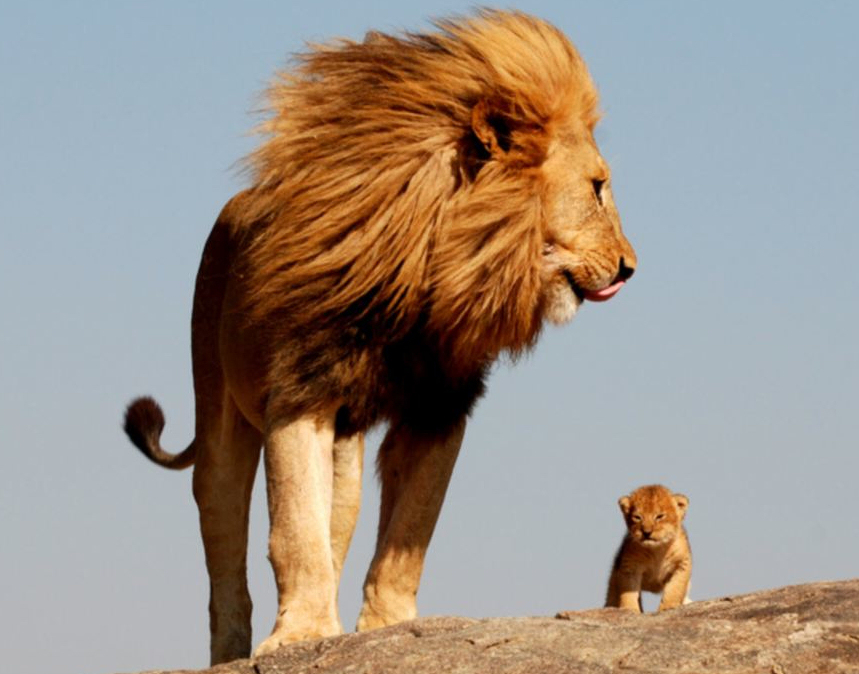
#> input picture test_images/lion.jpg, 859 x 674 px, found by its file name
$ python histogram_equalisation.py
#> lines starting #> are read from the running program, lines starting #| are printed output that depends on the picture
import cv2
import numpy as np
from matplotlib import pyplot as plt
img=cv2.imread('/home/saujanya/OCR/practice/test_images/lion.jpg')
#> img is the input picture: shape (674, 859, 3); mean B, G, R 135.7, 146.2, 157.9
img=cv2.cvtColor(img,cv2.COLOR_BGR2GRAY)
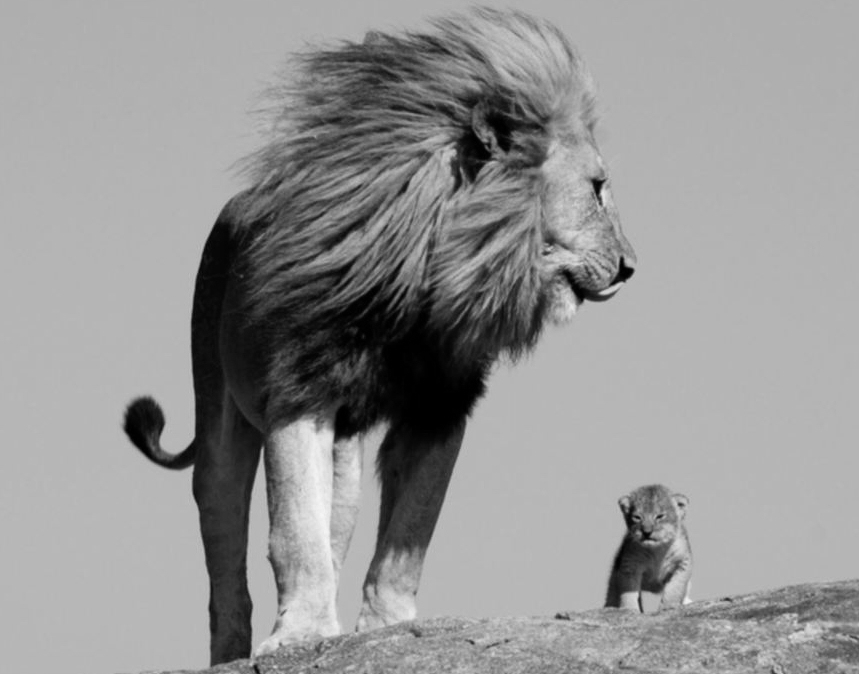
#> img: shape (674, 859); min 0, max 246, mean 148.5
eq=cv2.equalizeHist(img)
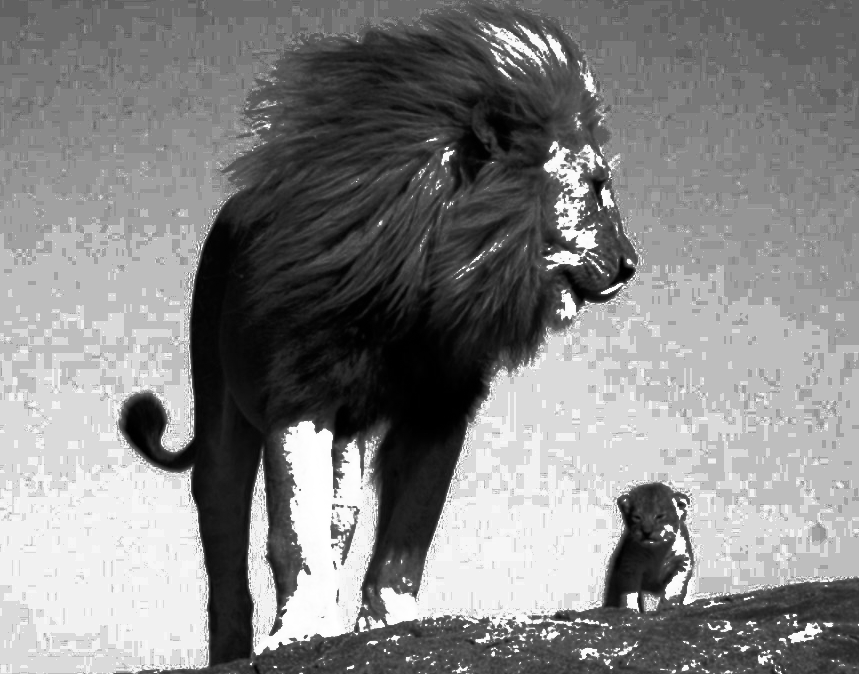
#> eq: shape (674, 859); min 0, max 255, mean 132.5
cv2.imshow("EQ",eq)
cv2.imshow("Equalised image",np.hstack([img,eq]))
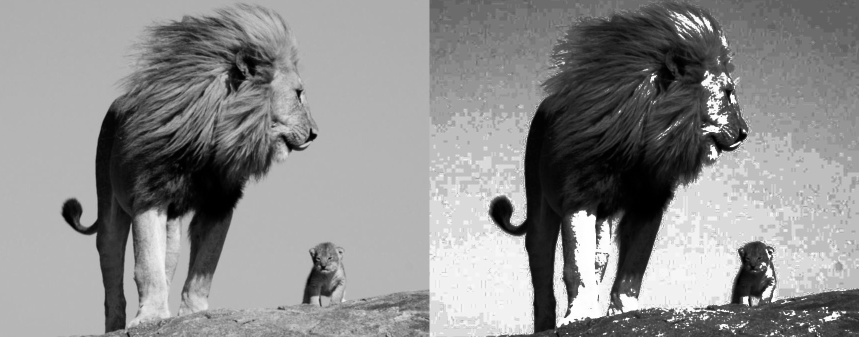
#> window 'Equalised image': shape (674, 1718) (shown at 1/2 size); min 0, max 255, mean 140.5
cv2.waitKey(0)
cv2.destroyAllWindows()

plt.figure()
plt.title("eq")
plt.xlabel("bins")
plt.ylabel("no of pixels")
hist=cv2.calcHist(eq,[0],None,[256],[0,256])
#> hist = 256 values, max 366 at index 108, min 0 at index 0, mean 3.36
plt.plot(hist)
plt.show()
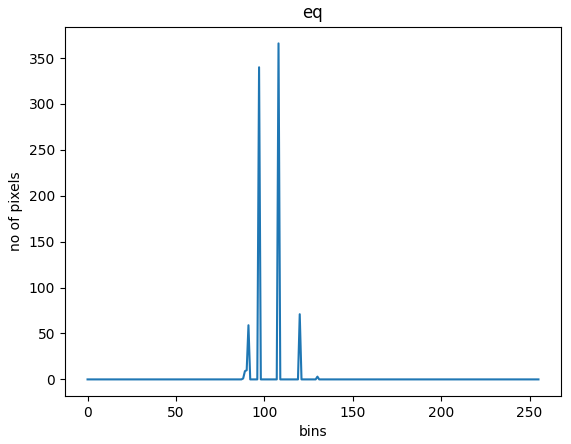
#> figure drawn by matplotlib, 1 panel; curve peaks at x = 108, y = 366

plt.figure()
plt.title("original image")
plt.xlabel("bins")
plt.ylabel("no of pixels")
hist=cv2.calcHist(img,[0],None,[256],[0,256])
#> hist = 256 values, max 366 at index 175, min 0 at index 0, mean 3.36
plt.plot(hist)
plt.show()
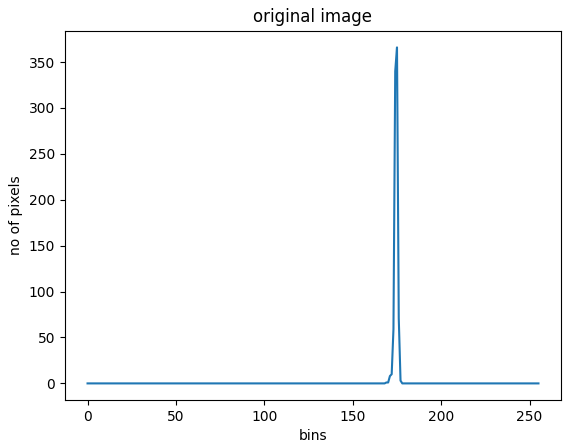
#> figure drawn by matplotlib, 1 panel; curve peaks at x = 175, y = 366

plt.figure()
plt.title("Original image and eq")
plt.xlabel("bins")
plt.ylabel("no of pixels")
hist=cv2.calcHist(np.hstack([img,eq]),[0],None,[256],[0,256])
#> hist = 256 values, max 366 at index 108, min 0 at index 0, mean 6.71
plt.plot(hist)
plt.show()
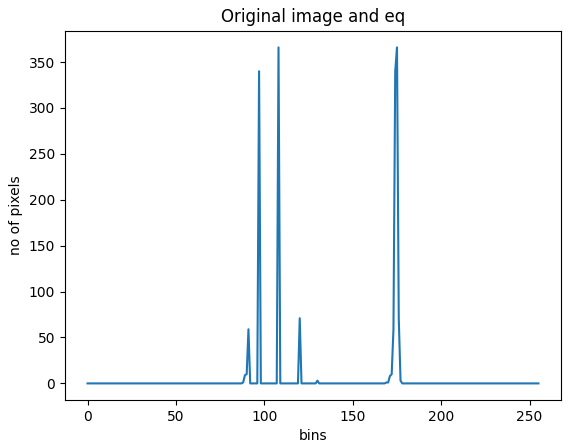
#> figure drawn by matplotlib, 1 panel; curve peaks at x = 108, y = 366
